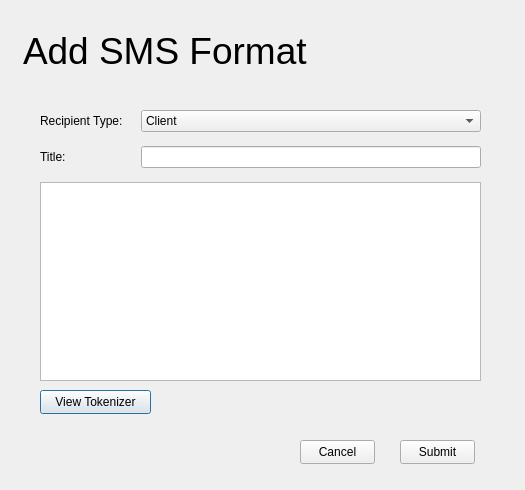
<?xml version="1.0" encoding="UTF-8"?>
<ui version="4.0">
 <class>Dialog</class>
 <widget class="QDialog" name="Dialog">
  <property name="geometry">
   <rect>
    <x>0</x>
    <y>0</y>
    <width>525</width>
    <height>490</height>
   </rect>
  </property>
  <property name="windowTitle">
   <string>Dialog</string>
  </property>
  <widget class="QLabel" name="label">
   <property name="geometry">
    <rect>
     <x>40</x>
     <y>50</y>
     <width>49</width>
     <height>16</height>
    </rect>
   </property>
   <property name="text">
    <string/>
   </property>
  </widget>
  <widget class="QLabel" name="label_9">
   <property name="geometry">
    <rect>
     <x>20</x>
     <y>30</y>
     <width>391</width>
     <height>71</height>
    </rect>
   </property>
   <property name="lineWidth">
    <number>0</number>
   </property>
   <property name="text">
    <string>&lt;html&gt;&lt;head/&gt;&lt;body&gt;&lt;p&gt;&lt;span style=&quot; font-size:28pt;&quot;&gt;Add SMS Format&lt;/span&gt;&lt;/p&gt;&lt;p&gt;&lt;br/&gt;&lt;/p&gt;&lt;/body&gt;&lt;/html&gt;</string>
   </property>
   <property name="scaledContents">
    <bool>false</bool>
   </property>
   <property name="indent">
    <number>3</number>
   </property>
  </widget>
  <widget class="QPushButton" name="viewBtn">
   <property name="geometry">
    <rect>
     <x>40</x>
     <y>390</y>
     <width>111</width>
     <height>24</height>
    </rect>
   </property>
   <property name="text">
    <string>View Tokenizer</string>
   </property>
  </widget>
  <widget class="QPushButton" name="cancelBtn">
   <property name="geometry">
    <rect>
     <x>300</x>
     <y>440</y>
     <width>75</width>
     <height>24</height>
    </rect>
   </property>
   <property name="text">
    <string>Cancel</string>
   </property>
  </widget>
  <widget class="QPushButton" name="pushButton_3">
   <property name="geometry">
    <rect>
     <x>400</x>
     <y>440</y>
     <width>75</width>
     <height>24</height>
    </rect>
   </property>
   <property name="text">
    <string>Submit</string>
   </property>
  </widget>
  <widget class="QWidget" name="">
   <property name="geometry">
    <rect>
     <x>40</x>
     <y>110</y>
     <width>441</width>
     <height>271</height>
    </rect>
   </property>
   <layout class="QGridLayout" name="gridLayout">
    <property name="horizontalSpacing">
     <number>18</number>
    </property>
    <property name="verticalSpacing">
     <number>14</number>
    </property>
    <item row="0" column="0">
     <widget class="QLabel" name="label_2">
      <property name="text">
       <string>Recipient Type:</string>
      </property>
     </widget>
    </item>
    <item row="0" column="1">
     <widget class="QComboBox" name="comboBox">
      <item>
       <property name="text">
        <string>Client</string>
       </property>
      </item>
      <item>
       <property name="text">
        <string>Technician</string>
       </property>
      </item>
     </widget>
    </item>
    <item row="1" column="0">
     <widget class="QLabel" name="label_3">
      <property name="text">
       <string>Title:</string>
      </property>
     </widget>
    </item>
    <item row="1" column="1">
     <widget class="QLineEdit" name="titleInput"/>
    </item>
    <item row="2" column="0" colspan="2">
     <widget class="QTextEdit" name="msgInput"/>
    </item>
   </layout>
  </widget>
 </widget>
 <resources/>
 <connections/>
</ui>
